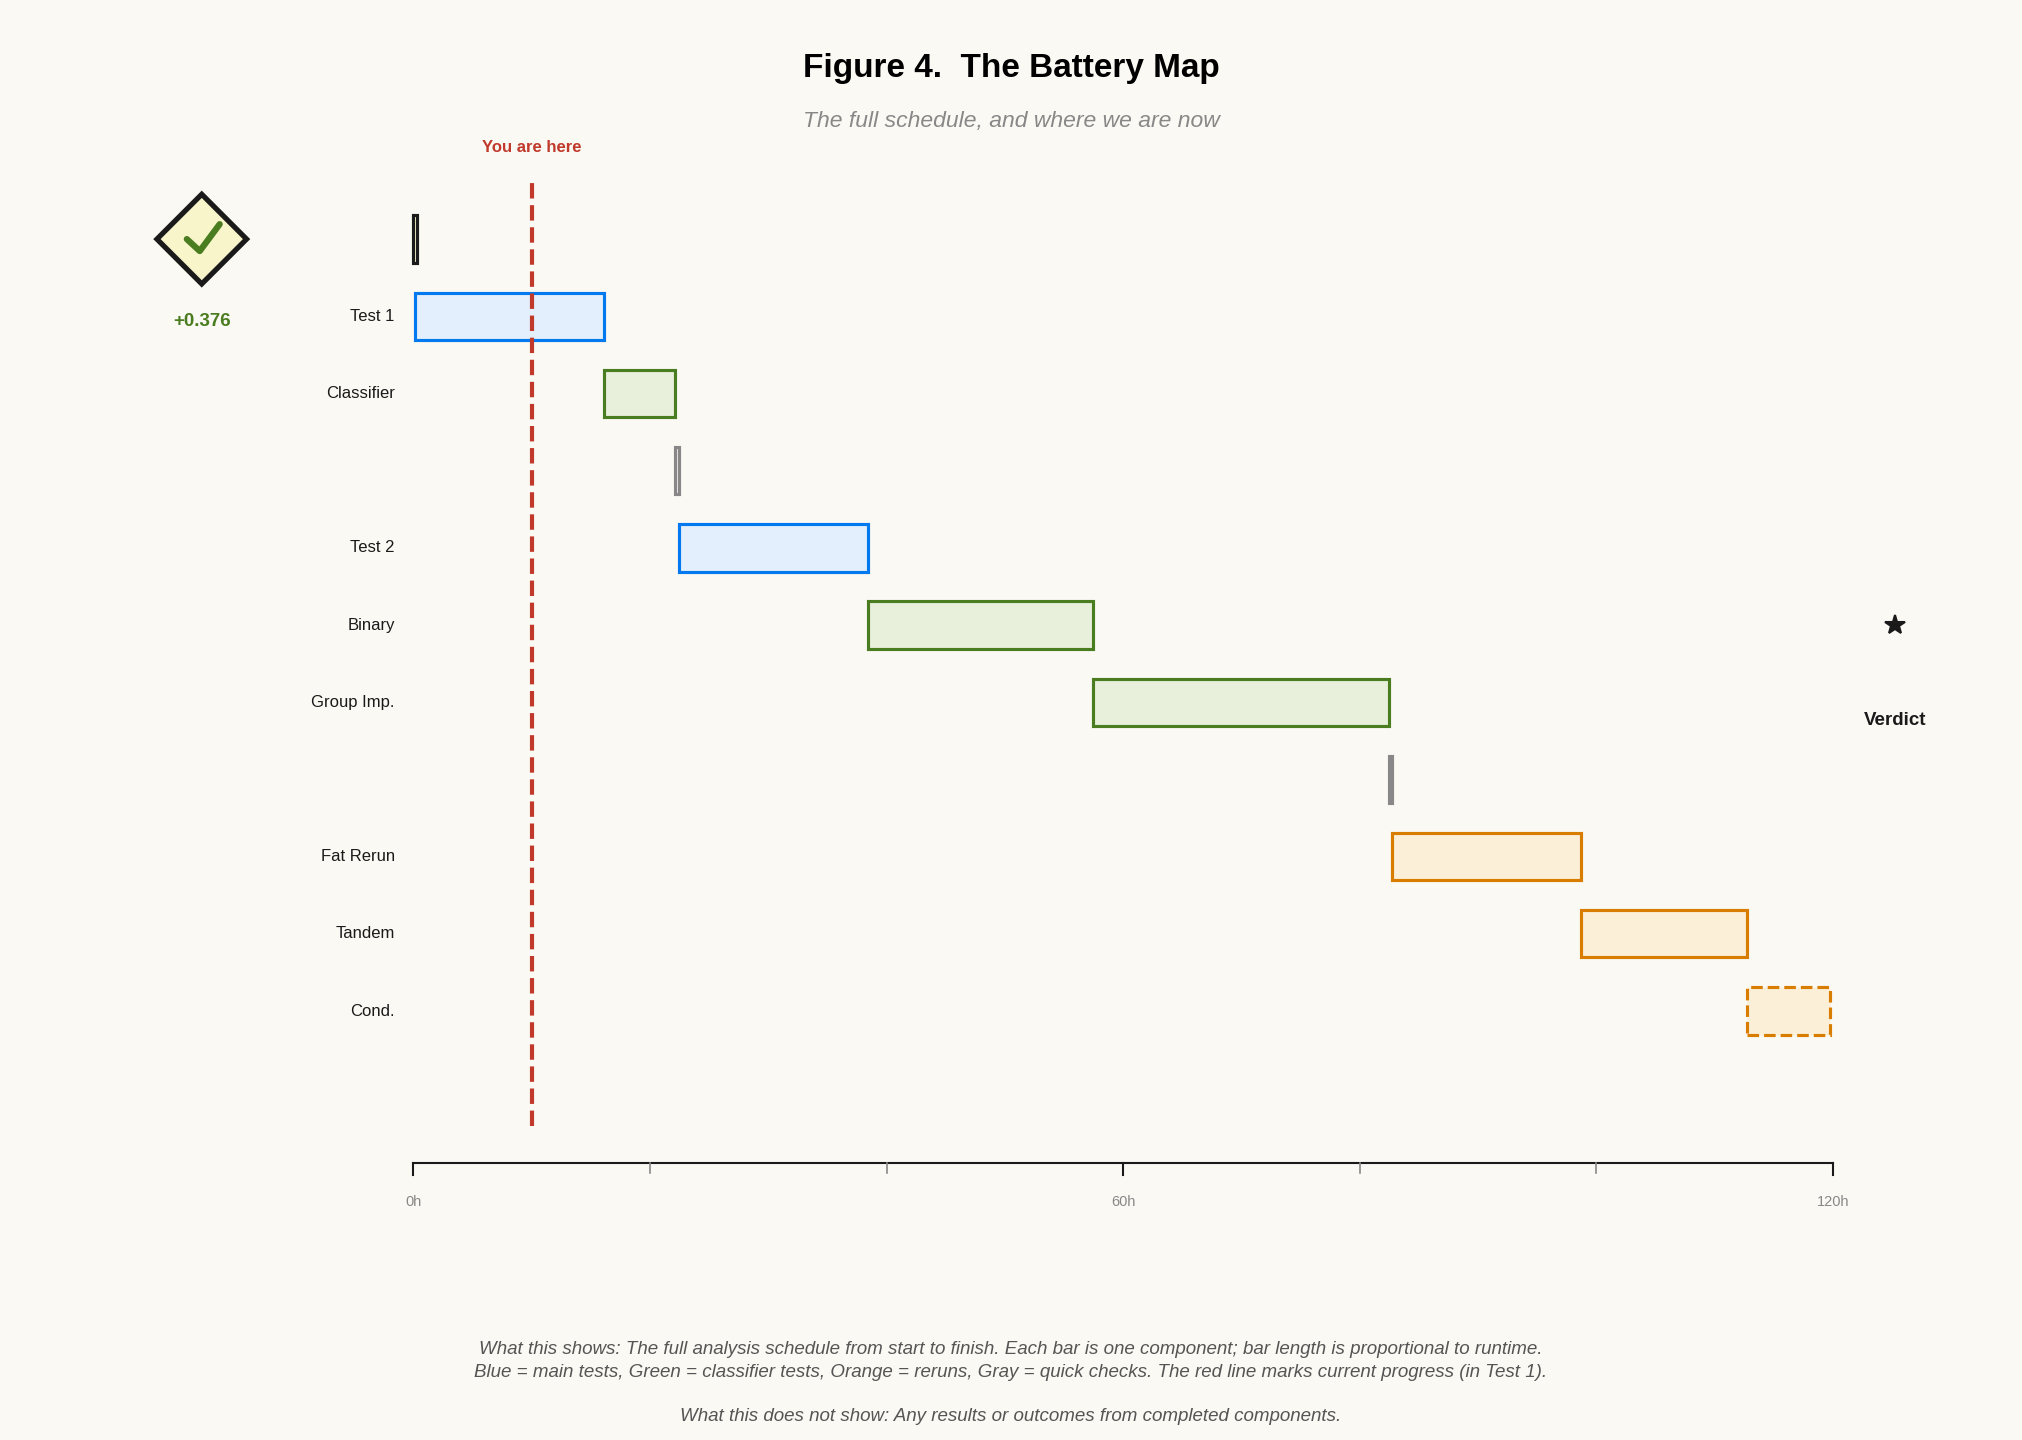

Reproduce this figure in Python.
#!/usr/bin/env python3
"""Figure 4 — The Battery Map (icon-driven redesign)

Message: The full schedule, and where we are now.
Clean Gantt chart with gate, color-coded bars, 'You are here' cursor, and verdict star.
"""
import matplotlib
matplotlib.use('Agg')
import matplotlib.pyplot as plt
from matplotlib.patches import FancyArrowPatch, Rectangle
import os, sys
sys.path.insert(0, os.path.dirname(os.path.abspath(__file__)))
from icons import *

setup_font()
OUT = os.path.dirname(os.path.abspath(__file__))

fig, ax = plt.subplots(figsize=(16, 10), dpi=150)
ax.set_xlim(0, 16); ax.set_ylim(0, 10); ax.set_aspect('equal'); ax.axis('off')
fig.patch.set_facecolor(OFFWHT); ax.set_facecolor(OFFWHT)

# ---- Title ----
ax.text(8, 9.5, "Figure 4.  The Battery Map", ha='center', fontsize=16, fontweight='bold')
ax.text(8, 9.1, "The full schedule, and where we are now", ha='center', fontsize=11, color=GRAY, style='italic')

# ---- Gantt chart geometry ----
# x mapping: x = X0 + hours * SCALE
X0 = 3.2          # where hour 0 starts
SCALE = 0.095     # data units per hour
TOTAL_H = 120     # total axis range

# Row geometry
row_top = 8.2
row_spacing = 0.62
bar_h = 0.38

# Component data: (label, start_h, dur_h, color, fc, style)
components = [
    ("Gate",       0.0,   0.15, BLACK,  YELLOW_LT, 'solid'),    # prerequisite
    ("Test 1",     0.15, 16.0,  BLUE,   BLUE_LT,   'solid'),
    ("Classifier", 16.15, 6.0,  GREEN,  GREEN_LT,  'solid'),
    ("Test 3",     22.15, 0.3,  GRAY,   GRAY_LT,   'solid'),
    ("Test 2",     22.45,16.0,  BLUE,   BLUE_LT,   'solid'),
    ("Binary",     38.45,19.0,  GREEN,  GREEN_LT,  'solid'),
    ("Group Imp.", 57.45,25.0,  GREEN,  GREEN_LT,  'solid'),
    ("Width",      82.45, 0.3,  GRAY,   GRAY_LT,   'solid'),
    ("Fat Rerun",  82.75,16.0,  ORANGE, ORANGE_LT, 'solid'),
    ("Tandem",     98.75,14.0,  ORANGE, ORANGE_LT, 'solid'),
    ("Cond.",     112.75, 7.0,  ORANGE, ORANGE_LT, 'dashed'),   # conditional
]

# ---- Draw gate icon + checkmark at top left ----
gate_y = row_top
draw_gate(ax, 1.5, gate_y, 1.2, color=BLACK, fc=YELLOW_LT)
draw_check(ax, 1.5, gate_y, 0.8, color=GREEN)
ax.text(1.5, gate_y - 0.7, "+0.376", ha='center', fontsize=9, fontweight='bold', color=GREEN)

# ---- Draw bars ----
for i, (label, start, dur, color, fc, style) in enumerate(components):
    y = row_top - i * row_spacing
    x_start = X0 + start * SCALE
    x_dur = dur * SCALE
    if x_dur < 0.03:
        x_dur = 0.03  # minimum visible width for slivers

    if style == 'dashed':
        bar = Rectangle((x_start, y - bar_h/2), x_dur, bar_h,
                        facecolor=fc, edgecolor=color, lw=1.5,
                        linestyle='--', zorder=4)
    else:
        bar = Rectangle((x_start, y - bar_h/2), x_dur, bar_h,
                        facecolor=fc, edgecolor=color, lw=1.5, zorder=4)
    ax.add_patch(bar)

    # Label on left side (skip Gate — icon is self-explanatory; skip slivers — explained in caption)
    if label not in ("Gate", "Test 3", "Width"):
        ax.text(X0 - 0.15, y, label, ha='right', va='center', fontsize=8, color=BLACK)

# ---- "You are here" cursor (red vertical dashed line) ----
# Currently in Test 1, approximately 10 hours in
cursor_h = 10.0
cursor_x = X0 + cursor_h * SCALE
ax.plot([cursor_x, cursor_x], [row_top - 11 * row_spacing - 0.3, row_top + 0.5],
        color=RED, lw=2, ls='--', zorder=5)
ax.text(cursor_x, row_top + 0.7, "You are here", ha='center', fontsize=8,
        fontweight='bold', color=RED)

# ---- Verdict star at far right ----
verdict_x = X0 + TOTAL_H * SCALE + 0.5
verdict_y = row_top - 5 * row_spacing  # middle of chart
draw_star(ax, verdict_x, verdict_y, 1.2, color=BLACK)
ax.text(verdict_x, verdict_y - 0.8, "Verdict", ha='center', fontsize=9,
        fontweight='bold', color=BLACK)

# ---- Time axis at bottom ----
axis_y = row_top - 11 * row_spacing - 0.6
ax.plot([X0, X0 + TOTAL_H * SCALE], [axis_y, axis_y], color=BLACK, lw=1, zorder=3)
for h in [0, 60, 120]:
    tx = X0 + h * SCALE
    ax.plot([tx, tx], [axis_y, axis_y - 0.1], color=BLACK, lw=1, zorder=3)
    ax.text(tx, axis_y - 0.35, f"{h}h", ha='center', fontsize=7, color=GRAY)
# Intermediate tick marks (no labels)
for h in [20, 40, 80, 100]:
    tx = X0 + h * SCALE
    ax.plot([tx, tx], [axis_y, axis_y - 0.08], color=GRAY, lw=0.8, zorder=3)

# (Legend removed — color meanings explained in caption)

# ---- Caption ----
caption = ("What this shows: The full analysis schedule from start to finish. Each bar is one component; bar length is proportional to runtime.\n"
           "Blue = main tests, Green = classifier tests, Orange = reruns, Gray = quick checks. The red line marks current progress (in Test 1).\n\n"
           "What this does not show: Any results or outcomes from completed components.")
fig.text(0.5, 0.01, caption, ha='center', va='bottom', fontsize=9,
         color='#555', style='italic', linespacing=1.4)

plt.tight_layout(); plt.subplots_adjust(bottom=0.12, top=0.95)
fig.savefig(os.path.join(OUT, 'fig4_battery_map.png'), dpi=150, bbox_inches='tight', facecolor=OFFWHT)
fig.savefig(os.path.join(OUT, 'fig4_battery_map.svg'), format='svg', bbox_inches='tight', facecolor=OFFWHT)
plt.close(fig); print("Figure 4 saved.")
